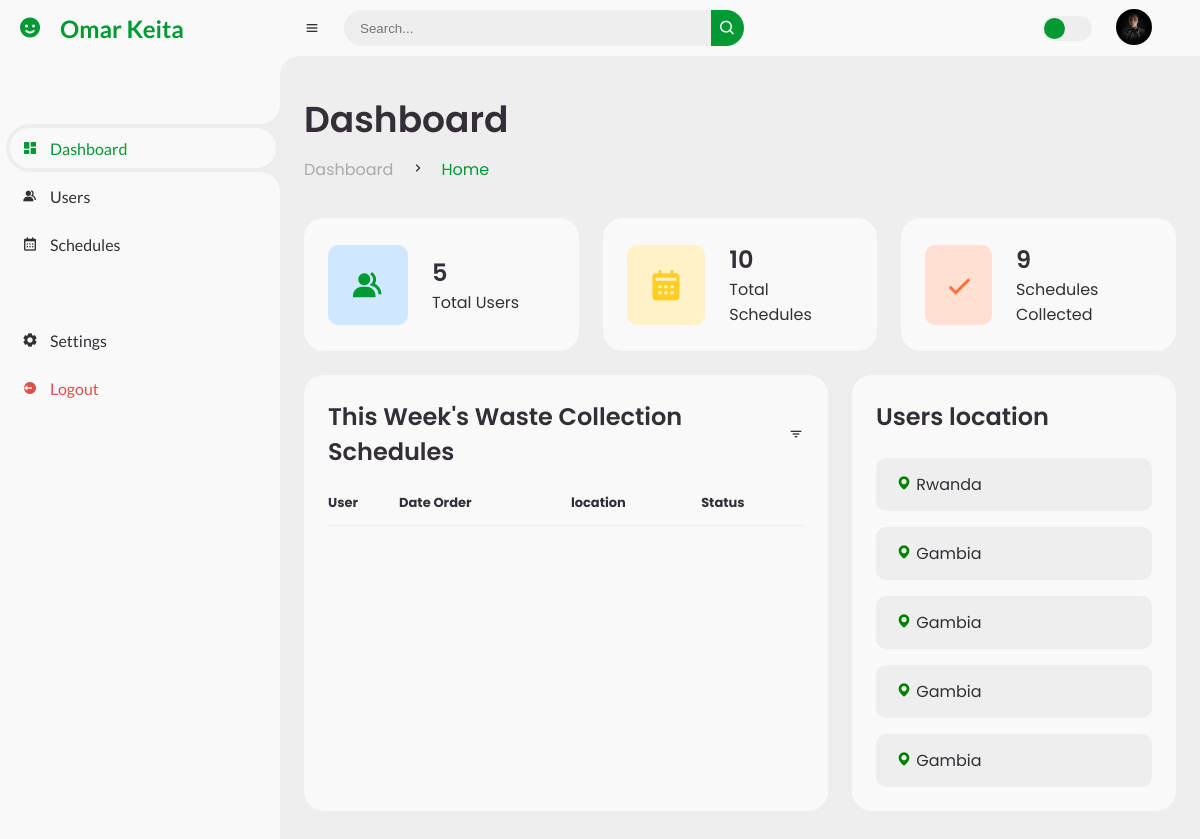
The app's page /admin_dashboard (signed in) with its own data.
### app/models.py (models this page shows, shortened)
class User(db.Model, UserMixin):
    id = db.Column(db.Integer,  nullable= False, primary_key=True, autoincrement=True)
    first_name = db.Column(db.String(50), nullable=False)
    last_name = db.Column(db.String(50), nullable=False)
    email = db.Column(db.String(50), unique=True, nullable=False,)
    sex = db.Column(db.String(50), nullable=False, default='Male')
    address = db.Column(db.String(50), nullable=False)
    house_number = db.Column(db.String(50), nullable=False)
    location = db.Column(db.String(50), nullable=False)
    image_file = db.Column(db.String(500), nullable=False, default='default.jpg')
    phone_number = db.Column(db.String(50), nullable=False)
    password = db.Column(db.String(150), nullable=False)
    schedule = db.relationship('Scheduling', backref='customer', lazy=True)
    is_admin = db.Column(db.Boolean, nullable=False, default=False)

### app/routes.py (the view)
@app.route('/admin_dashboard', methods=['GET', 'POST'])
@login_required
def admin_dashboard():
    if not current_user.is_admin:
        abort(403)
        flash('Access Denied', 'danger')
    users = User.query.all()
    user_schedule= Scheduling.query.all()
    number_of_users = User.query.count()
    unique_location = User.query.distinct(User.location).all()
    collected = Scheduling.query.filter_by(collected=True).count()
    return render_template('admin_dashboard.html', users=users, user_schedule=user_schedule, number_of_users=number_of_users, collected=collected, datetime=datetime, unique_location=unique_location)

### app/models.py (called while the page is built)
@login_manager.user_loader
def load_user(user_id):
    return User.query.get(int(user_id))

### app/templates/admin_dashboard.html (shortened to what this page needs)
{% extends "admin_base.html" %} {% block sidebar %}
<ul class="side-menu top">
  <li class="active">
    <a href="{{url_for('admin_dashboard')}}">
      <i class="bx bxs-dashboard"></i>
      <span class="text">Dashboard</span>
    </a>
  </li>
  <li>
    <a href="{{url_for('users')}}">
      <i class="bx bxs-group"></i>
      <span class="text">Users</span>
    </a>
  </li>
  <li>
    <a href="{{url_for('admin_user_schedule')}}">
      <i class="bx bx-calendar"></i>
      <span class="text">Schedules</span>
    </a>
  </li>
</ul>
{% endblock %} {% block content %}
<main>
  <div class="head-title">
    <div class="left">
      <h1>Dashboard</h1>
      <ul class="breadcrumb">
        <li>
          <a href="{{url_for('admin_dashboard')}}">Dashboard</a>
        </li>
        <li><i class="bx bx-chevron-right"></i></li>
        <li>
          <a class="active" href="{{url_for('user_dashboard')}}">Home</a>
        </li>
      </ul>
    </div>
  </div>
  <ul class="box-info">
    <li>
      <i class="bx bxs-group"></i>
      <span class="text">
        <h3>{{users|length}}</h3>
        <p>Total Users</p>
      </span>
    </li>
    <li>
      <i class="bx bxs-calendar"></i>
      <span class="text">
        <h3>{{user_schedule|length}}</h3>
        <p>Total Schedules</p>
      </span>
    </li>
    <li>
      <i class="bx bx-check"></i>
      <span class="text">
        <h3>{{collected}}</h3>
        <p>Schedules Collected</p>
      </span>
    </li>
  </ul>
  <div class="table-data">
    <div class="order">
      <div class="head">
        <h3>This Week's Waste Collection Schedules</h3>
        <i class="bx bx-filter"></i>
      </div>
      <table>
        <thead>
          <tr>
            <th>User</th>
            <th>Date Order</th>
            <th>location</th>
            <th>Status</th>
          </tr>
        </thead>
      </table>
    </div>
    <div class="todo">
      <div class="head">
        <h3>Users location</h3>
      </div>
      <ul class="todo-list">
        {% for location in unique_location %}
        <li>
          <span
            ><i class="bx bxs-map" style="color: green"></i>
            {{location.location}}</span
          >
        </li>
        {% endfor %}
      </ul>
    </div>
  </div>
</main>
{% endblock %}

### app/templates/admin_base.html (shortened to what this page needs)
<!DOCTYPE html>
<html lang="en">
  <head>
    <link
      href="https://unpkg.com/boxicons@2.0.9/css/boxicons.min.css"
      rel="stylesheet"
    />
    <link
      rel="stylesheet"
      href="{{url_for('static', filename='css/admin.css')}}"
    />
  </head>
  <body>
    <section id="sidebar">
      <a href="#" class="brand">
        <i class="bx bxs-smile"></i>
        <span class="text"
          >{{current_user.first_name}} {{current_user.last_name}}</span
        >
      </a>
      {% block sidebar %} {% endblock %}
      <ul class="side-menu">
        <li>
          <a href="{{url_for('account')}}">
            <i class="bx bxs-cog"></i>
            <span class="text">Settings</span>
          </a>
        </li>
        <li>
          <a href="{{url_for('logout')}}" class="logout">
            <i class="bx bxs-log-out-circle"></i>
            <span class="text">Logout</span>
          </a>
        </li>
      </ul>
    </section>
    <section id="content">
      <nav>
        <i class="bx bx-menu"></i>
        <form action="{{url_for('admin_user_schedule')}}" method="">
          <div class="form-input">
            <input type="search" placeholder="Search..." />
            <button type="submit" class="search-btn">
              <i class="bx bx-search"></i>
            </button>
          </div>
        </form>
        <label for="switch-mode" class="switch-mode"></label>
        <a href="#" class="profile">
          <img
            src="{{url_for('static', filename='profile_pics/' + current_user.image_file)}}"
            alt=""
          />
        </a>
      </nav>
      {% block content %} {% endblock %}
    </section>
  </body>
</html>

### records on screen
User: first_name "Omar", last_name "Keita", image_file (picture), location "Gambia"
User: location "Rwanda"
User: location "Gambia"
User: location "Gambia"
User: location "Gambia"

### other values on screen
{{ users|length }} "5"
{{ user_schedule|length }} "10"
{{ collected }} "9"
